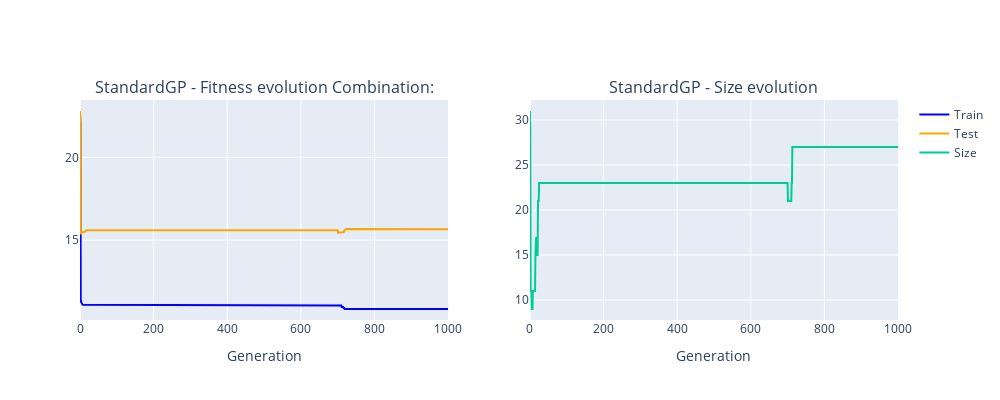
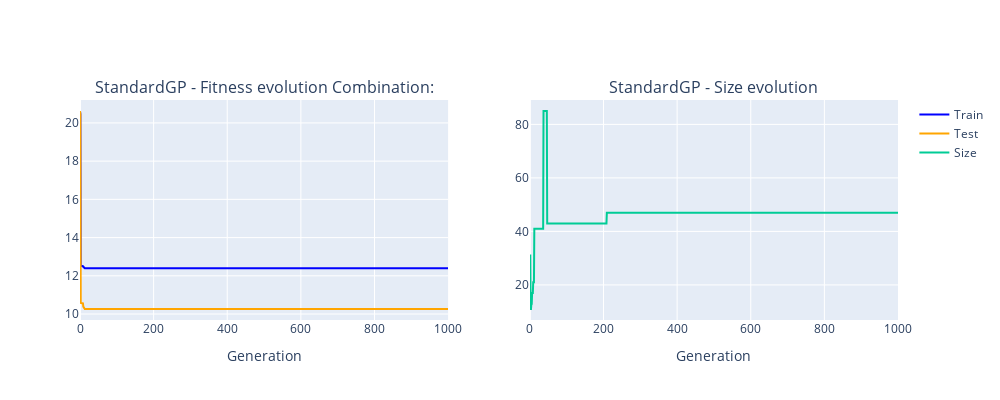

These figures' notebook cell, in order:
### Code cell
train_test_fit_and_size1(df, comb_idxs=[3,19])

### Figure 1 — Plotly figure (JSON) as saved in the notebook; plotly's stock layout.template omitted (floating-point values rounded to 4 significant figures; data arrays with more than 128 entries replaced by an {"elided": "..."} marker saying what was removed)
{"data": [{"line": {"color": "blue"}, "mode": "lines", "name": "Train", "type": "scatter", "xaxis": "x", "y": {"elided": "1001 float values"}, "yaxis": "y"}, {"line": {"color": "orange"}, "mode": "lines", "name": "Test", "type": "scatter", "xaxis": "x", "y": {"elided": "1001 float values"}, "yaxis": "y"}, {"mode": "lines", "name": "Size", "type": "scatter", "xaxis": "x2", "y": {"elided": "1001 int values"}, "yaxis": "y2"}], "layout": {"annotations": [{"font": {"size": 16}, "showarrow": false, "text": "StandardGP - Fitness evolution\nCombination:", "x": 0.225, "xanchor": "center", "xref": "paper", "y": 1, "yanchor": "bottom", "yref": "paper"}, {"font": {"size": 16}, "showarrow": false, "text": "StandardGP - Size evolution", "x": 0.775, "xanchor": "center", "xref": "paper", "y": 1, "yanchor": "bottom", "yref": "paper"}], "height": 400, "showlegend": true, "width": 1000, "xaxis": {"anchor": "y", "domain": [0, 0.45], "title": {"text": "Generation"}}, "xaxis2": {"anchor": "y2", "domain": [0.55, 1], "title": {"text": "Generation"}}, "yaxis": {"anchor": "x", "domain": [0, 1], "range": [0, null]}, "yaxis2": {"anchor": "x2", "domain": [0, 1]}}}

### Figure 2 — Plotly figure (JSON) as saved in the notebook; plotly's stock layout.template omitted (floating-point values rounded to 4 significant figures; data arrays with more than 128 entries replaced by an {"elided": "..."} marker saying what was removed)
{"data": [{"line": {"color": "blue"}, "mode": "lines", "name": "Train", "type": "scatter", "xaxis": "x", "y": {"elided": "1001 float values"}, "yaxis": "y"}, {"line": {"color": "orange"}, "mode": "lines", "name": "Test", "type": "scatter", "xaxis": "x", "y": {"elided": "1001 float values"}, "yaxis": "y"}, {"mode": "lines", "name": "Size", "type": "scatter", "xaxis": "x2", "y": {"elided": "1001 int values"}, "yaxis": "y2"}], "layout": {"annotations": [{"font": {"size": 16}, "showarrow": false, "text": "StandardGP - Fitness evolution\nCombination:", "x": 0.225, "xanchor": "center", "xref": "paper", "y": 1, "yanchor": "bottom", "yref": "paper"}, {"font": {"size": 16}, "showarrow": false, "text": "StandardGP - Size evolution", "x": 0.775, "xanchor": "center", "xref": "paper", "y": 1, "yanchor": "bottom", "yref": "paper"}], "height": 400, "showlegend": true, "width": 1000, "xaxis": {"anchor": "y", "domain": [0, 0.45], "title": {"text": "Generation"}}, "xaxis2": {"anchor": "y2", "domain": [0.55, 1], "title": {"text": "Generation"}}, "yaxis": {"anchor": "x", "domain": [0, 1], "range": [0, null]}, "yaxis2": {"anchor": "x2", "domain": [0, 1]}}}
